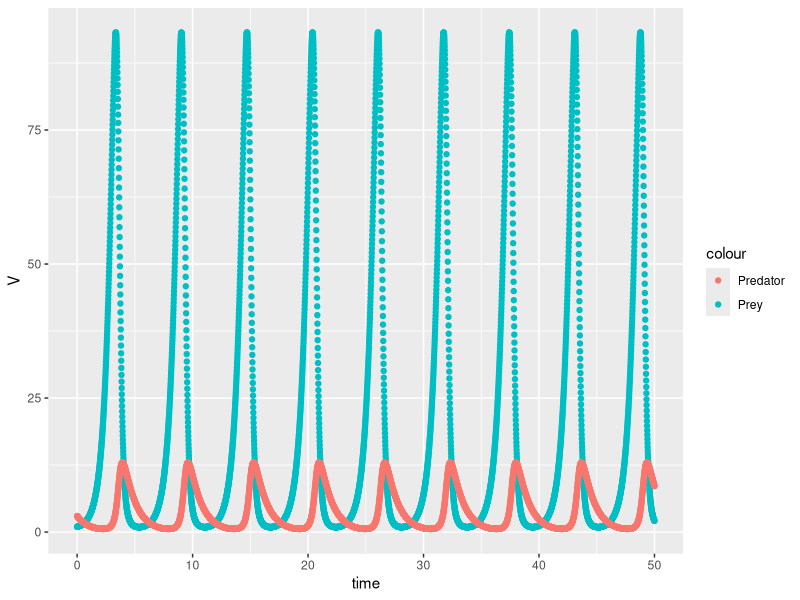
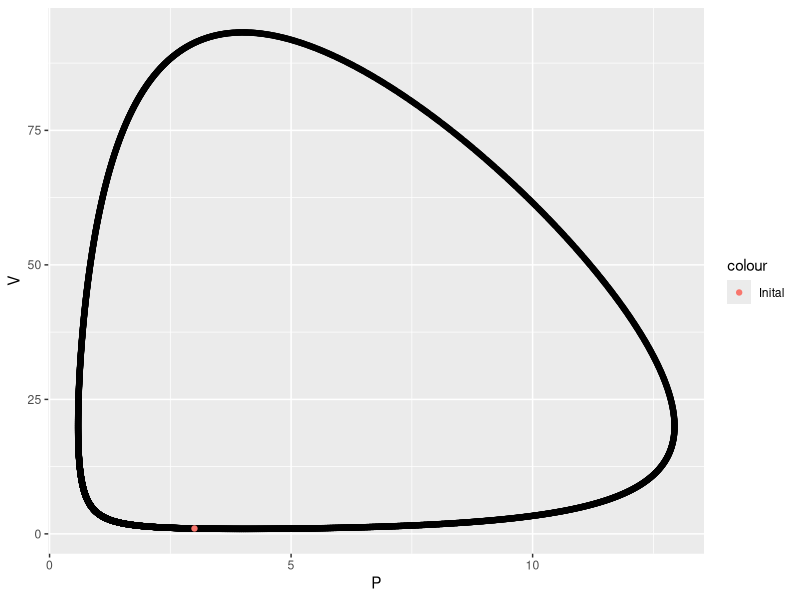

Reproduce these figures in R, in order.
library(deSolve)
library(ggplot2)

#time
t <- seq(0, 50, by = 0.01)

# parameters
parameters <- c(r = 2, k = 0.5, e = 0.1, d = 1)

# initial condition: this is an array now!
state <- c(V = 1, P = 3)

lotkaVoltera <- function(t, state, parameters){
  with(as.list(c(state, parameters)), {
    dV = r * V - k * V * P
    dP = e * k * V * P - d * P
    list(c(dV, dP))
  })
}

out <- ode(y = state, times = t, func = lotkaVoltera, parms = parameters)
out_df = as.data.frame(out)

ggplot(data = out_df, aes(x = time, y = V, color= 'Prey')) + geom_point() + geom_point(data = out_df, aes(x = time, y = P, color = 'Predator'))
ggplot(data = out_df, aes(x = P, y = V)) + geom_point() + geom_point(data = out_df[1,], aes(x = P, y= V, color = 'Inital'))
